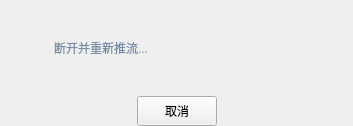
<?xml version="1.0" encoding="UTF-8"?>
<ui version="4.0">
 <class>OperTipCutAndRetryContentWgt</class>
 <widget class="QWidget" name="OperTipCutAndRetryContentWgt">
  <property name="geometry">
   <rect>
    <x>0</x>
    <y>0</y>
    <width>353</width>
    <height>126</height>
   </rect>
  </property>
  <property name="minimumSize">
   <size>
    <width>353</width>
    <height>122</height>
   </size>
  </property>
  <property name="maximumSize">
   <size>
    <width>353</width>
    <height>126</height>
   </size>
  </property>
  <property name="windowTitle">
   <string>Form</string>
  </property>
  <layout class="QVBoxLayout" name="verticalLayout">
   <property name="spacing">
    <number>0</number>
   </property>
   <property name="leftMargin">
    <number>0</number>
   </property>
   <property name="topMargin">
    <number>0</number>
   </property>
   <property name="rightMargin">
    <number>0</number>
   </property>
   <property name="bottomMargin">
    <number>0</number>
   </property>
   <item>
    <layout class="QHBoxLayout" name="horizontalLayout_5">
     <property name="spacing">
      <number>0</number>
     </property>
     <item>
      <spacer name="horizontalSpacer_13">
       <property name="orientation">
        <enum>Qt::Horizontal</enum>
       </property>
       <property name="sizeType">
        <enum>QSizePolicy::Fixed</enum>
       </property>
       <property name="sizeHint" stdset="0">
        <size>
         <width>23</width>
         <height>20</height>
        </size>
       </property>
      </spacer>
     </item>
     <item>
      <widget class="QLabel" name="OperCutAndRetryPic">
       <property name="minimumSize">
        <size>
         <width>0</width>
         <height>0</height>
        </size>
       </property>
       <property name="text">
        <string/>
       </property>
       <property name="pixmap">
        <pixmap resource="../../../../workspace/biliobs-win-bak/biliobs/resources/BiLiOBS.qrc">:/OperTip/disconnecting</pixmap>
       </property>
      </widget>
     </item>
     <item>
      <spacer name="horizontalSpacer_14">
       <property name="orientation">
        <enum>Qt::Horizontal</enum>
       </property>
       <property name="sizeType">
        <enum>QSizePolicy::Fixed</enum>
       </property>
       <property name="sizeHint" stdset="0">
        <size>
         <width>24</width>
         <height>20</height>
        </size>
       </property>
      </spacer>
     </item>
     <item>
      <widget class="QLabel" name="OperTipMsg">
       <property name="styleSheet">
        <string notr="true">font-size:12px;
font-family:&quot;Microsoft YaHei&quot;;
color:rgb(121, 140, 167);</string>
       </property>
       <property name="text">
        <string>断开并重新推流...</string>
       </property>
      </widget>
     </item>
     <item>
      <spacer name="horizontalSpacer_15">
       <property name="orientation">
        <enum>Qt::Horizontal</enum>
       </property>
       <property name="sizeHint" stdset="0">
        <size>
         <width>40</width>
         <height>20</height>
        </size>
       </property>
      </spacer>
     </item>
    </layout>
   </item>
   <item>
    <layout class="QHBoxLayout" name="horizontalLayout_6">
     <property name="spacing">
      <number>0</number>
     </property>
     <item>
      <spacer name="horizontalSpacer_16">
       <property name="orientation">
        <enum>Qt::Horizontal</enum>
       </property>
       <property name="sizeHint" stdset="0">
        <size>
         <width>40</width>
         <height>20</height>
        </size>
       </property>
      </spacer>
     </item>
     <item>
      <widget class="QPushButton" name="OperTipCancelBtn">
       <property name="minimumSize">
        <size>
         <width>80</width>
         <height>30</height>
        </size>
       </property>
       <property name="maximumSize">
        <size>
         <width>80</width>
         <height>30</height>
        </size>
       </property>
       <property name="text">
        <string>取消</string>
       </property>
      </widget>
     </item>
     <item>
      <spacer name="horizontalSpacer_17">
       <property name="orientation">
        <enum>Qt::Horizontal</enum>
       </property>
       <property name="sizeHint" stdset="0">
        <size>
         <width>40</width>
         <height>20</height>
        </size>
       </property>
      </spacer>
     </item>
    </layout>
   </item>
  </layout>
 </widget>
 <resources>
  <include location="../../../../workspace/biliobs-win-bak/biliobs/resources/BiLiOBS.qrc"/>
  <include location="../BiLiOBS.qrc"/>
 </resources>
 <connections/>
</ui>
